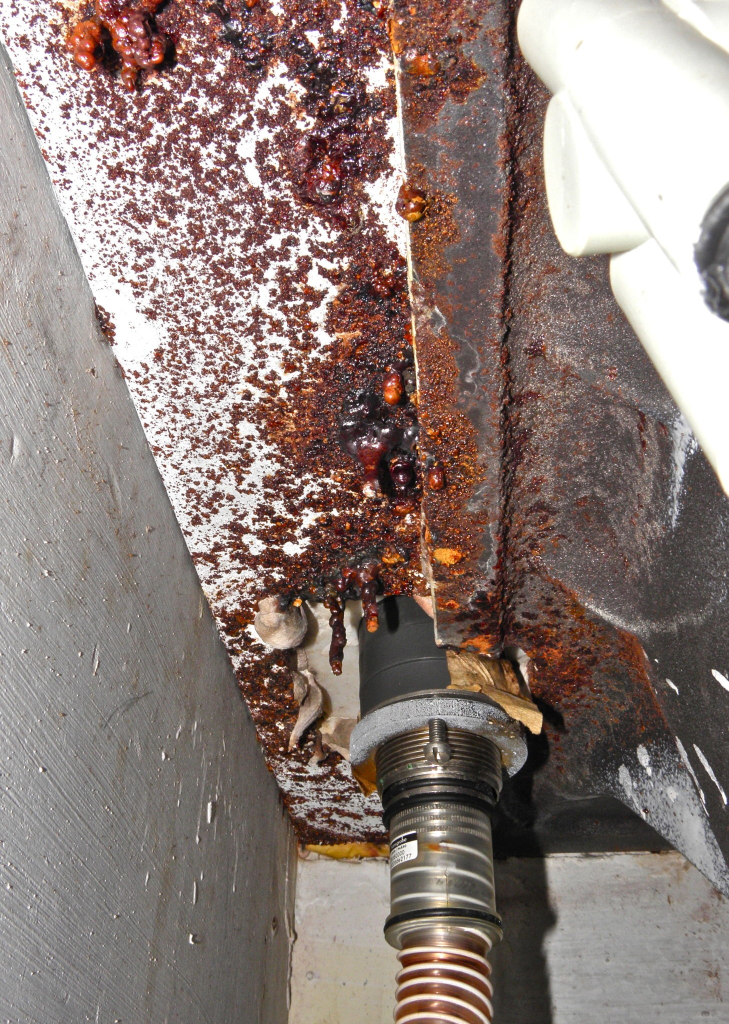
#> input picture image1.jpg, 1457 x 2048 px, given in place of rust3.mp4, which was not available (shown at 1/2 size)
$ python rustContours.py
#> lines starting #> are read from the running program, lines starting #| are printed output that depends on the picture; after the words box and inside, x2 and y2 are one past the last pixel; in counts of white or black regions, pixels touching at a corner belong together; pictures that were not available may be replaced by others from this repository, and a replacement may not be noted
# importing the necessary libraries
import cv2
import numpy as np

# Creating a VideoCapture object to read the video
cap = cv2.VideoCapture('rust3.mp4')


# Loop until the end of the video
while (cap.isOpened()):

    # Capture frame-by-frame
    ret, frame = cap.read()
#> frame is the input picture: shape (2048, 1457, 3); mean B, G, R 119.1, 124.4, 140.7
    frame = cv2.resize(frame, (540, 380), fx = 0, fy = 0,
                         interpolation = cv2.INTER_CUBIC)
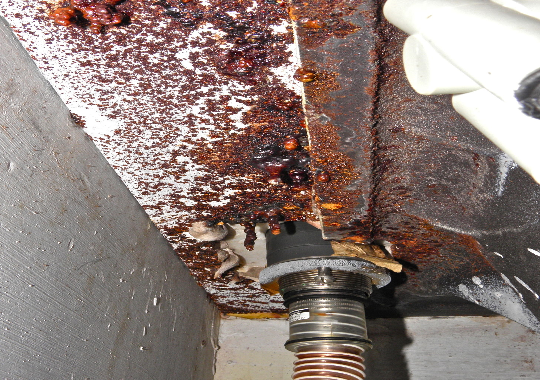
#> frame: shape (380, 540, 3); mean B, G, R 119.1, 124.4, 140.6

    # Display the resulting frame
    cv2.imshow('Original', frame)

    # conversion of BGR to grayscale is necessary to apply this operation
    gray = cv2.cvtColor(frame, cv2.COLOR_BGR2GRAY)
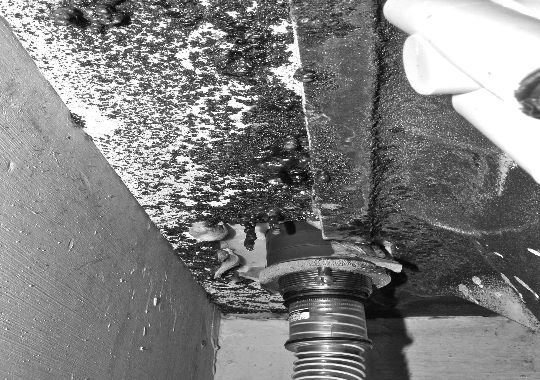
#> gray: shape (380, 540); min 1, max 255, mean 128.7
    img_hsv=cv2.cvtColor(frame, cv2.COLOR_BGR2HSV)
#> img_hsv: shape (380, 540, 3); mean H, S, V 39.8, 50.2, 140.8
    imgray = cv2.cvtColor(frame, cv2.COLOR_BGR2GRAY)

    ret, thresh = cv2.threshold(imgray, 127, 255, 0)
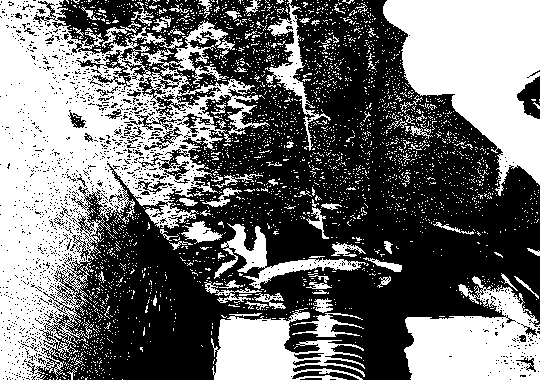
#> thresh: shape (380, 540); 44.3% white; 2983 white regions (2897 under 20 px)
    contours, heirarachy = cv2.findContours(thresh, cv2.RETR_TREE, cv2.CHAIN_APPROX_NONE)
#> contours = 5821 contours, 5659 with area under 20; largest, box (x1, y1, x2, y2) and area: (0, 0, 270, 380) 48264, (383, 0, 540, 196) 17101, (404, 276, 540, 380) 9057, (211, 308, 365, 380) 5486, (214, 223, 366, 289) 2020

    #cv2.drawContours(frame,contours, -1, (0,255,0), 3)

    # Range for lower red
    lower_red = np.array([0,100,100])
    upper_red = np.array([20,200,150])
    mask0 = cv2.inRange(img_hsv, lower_red, upper_red)
#> mask0: shape (380, 540); 6.1% white in thin lines or dots

    # range for upper red
    lower_red = np.array([170,70,70])
    upper_red = np.array([180,200,150])
    mask1 = cv2.inRange(img_hsv, lower_red, upper_red)
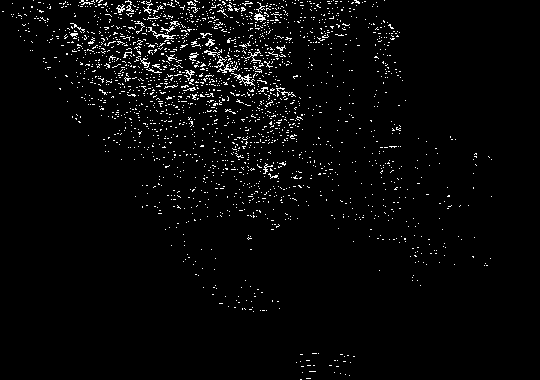
#> mask1: shape (380, 540); 3% white in thin lines or dots

    # add both masks
    mask = mask0+mask1
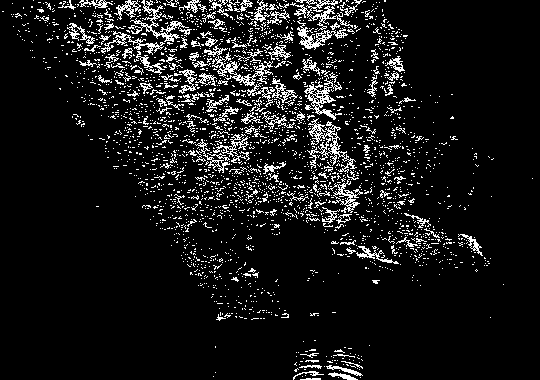
#> mask: shape (380, 540); 9.1% white in thin lines or dots

    output_img = cv2.bitwise_and(frame,frame,mask=mask)
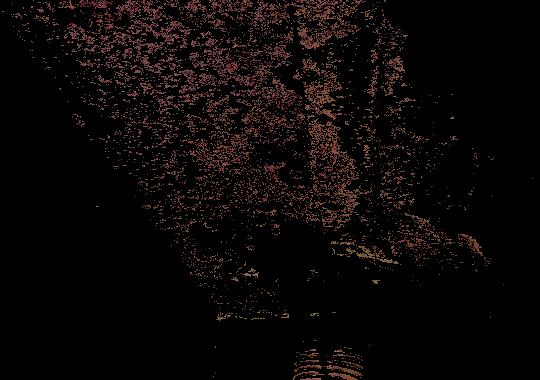
#> output_img: shape (380, 540, 3); mean B, G, R 5.4, 6.2, 10.6

    scale_percent = 60 # percent of original size
    width = int(output_img.shape[1] * scale_percent / 100)
#> width = 324
    height = int(output_img.shape[0] * scale_percent / 100)
#> height = 228
    dim = (width, height)
#> dim = (324, 228)

    resized = cv2.resize(output_img, dim, interpolation = cv2.INTER_AREA)
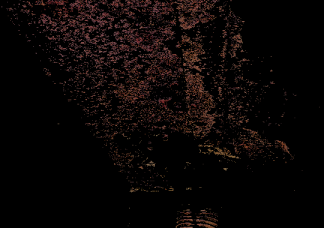
#> resized: shape (228, 324, 3); mean B, G, R 5.4, 6.2, 10.6
    # adaptive thresholding to use different threshold
    # values on different regions of the frame.
    #Thresh = cv2.adaptiveThreshold(gray, 255, cv2.ADAPTIVE_THRESH_MEAN_C,cv2.THRESH_BINARY_INV, 11, 2)

    cv2.imshow('Detection', output_img)
    #cv2.imshow('Contour', frame)
    #cv2.imshow('HSV',img_hsv)
    # define q as the exit button
    if cv2.waitKey(25) & 0xFF == ord('q'):
#> (key q is pressed here)
        break

# release the video capture object
cap.release()
# Closes all the windows currently opened.
cv2.destroyAllWindows()
